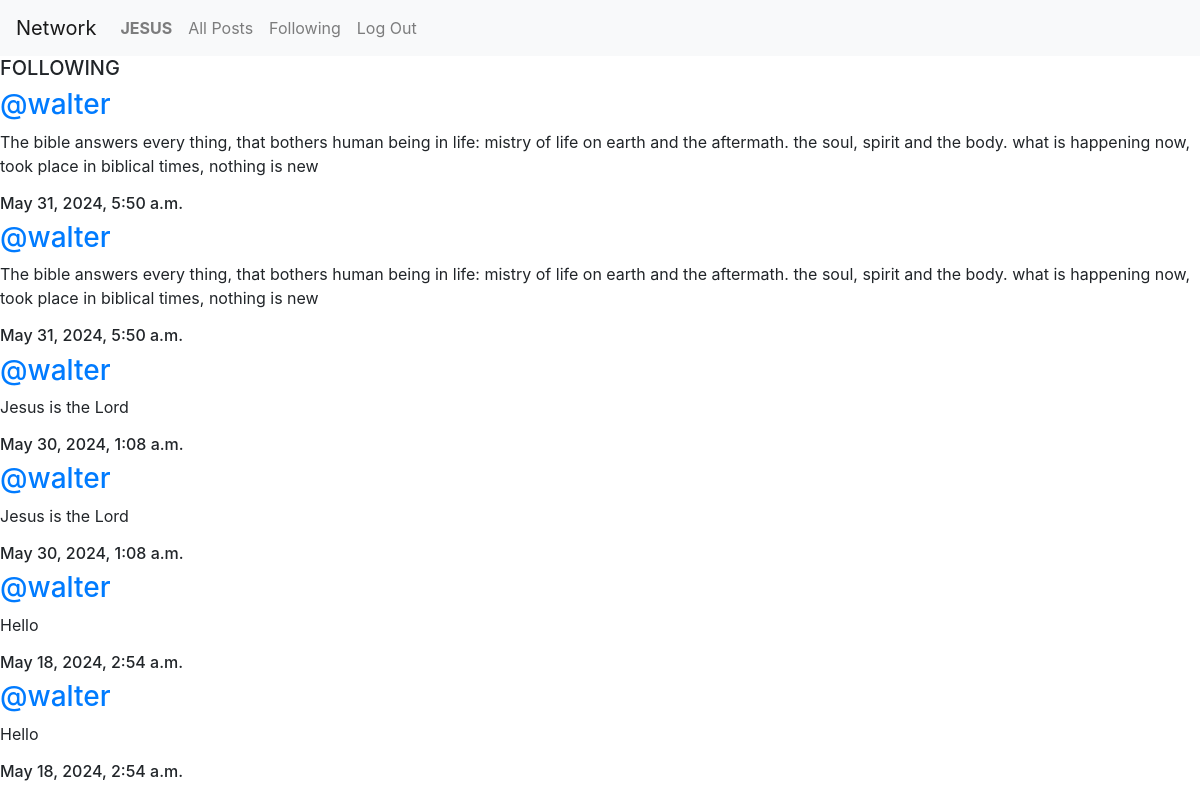
The page /following (signed in) on the database its author committed.
### network/models.py (models this page shows, shortened)
class User(AbstractUser):
    pass

class Post(models.Model):
    user = models.ForeignKey(User, on_delete=models.CASCADE, related_name= "sender")
    information = models.CharField(max_length= 165)
    date = models.DateTimeField(auto_now_add= True)

### network/views.py (the view)
# urls.py: path("following", views.following, name="following"),
def following(request):
    presentUser= User.objects.get(pk=request.user.id)
    followers= Follow.objects.filter(user=presentUser)
    all_posts= Post.objects.all().order_by('id').reverse()
    posts_of_presentUser=[]
    for post in all_posts:
        for individual in followers:
            if individual.user_follower== post.user:
                posts_of_presentUser.append(post)
    paginator = Paginator(posts_of_presentUser, 10)
    page_number = request.GET.get('page')
    page_posts= paginator.get_page(page_number)
    return render(request, "network/following.html", {
                 "page_posts":page_posts,
    })

### network/templates/network/following.html (shortened to what this page needs)
{% extends "network/layout.html" %}
{% block body %}
<h5>FOLLOWING</H5>
    <div class="page_posts">
        {% for post in page_posts %}
            <div>
                <h3 class="name"><a href="{% url 'profile' user_id=post.user.id %}"> @{{post.user}}</a></h3>
                    <p class="information"> {{post.information}}</p>
                        <h6>{{post.date}}</h6>
            </div>
    </div>
        {% endfor %}
{% endblock %}

### network/templates/network/layout.html (shortened to what this page needs)
{% load static %}
<!DOCTYPE html>
<html lang="en">
    <head>
        <link rel="stylesheet" href="https://stackpath.bootstrapcdn.com/bootstrap/4.4.1/css/bootstrap.min.css">
        <link href="{% static 'network/style.css' %}" rel="stylesheet">
        <link rel="stylesheet" href="https://cdnjs.cloudflare.com/ajax/libs/font-awesome/4.7.0/css/font-awesome.min.css">
    </head>
    <body>
        <nav class="navbar navbar-expand-lg navbar-light bg-light">
            <a class="navbar-brand" href="{% url 'index' %}">Network</a>
            <div>
              <ul class="navbar-nav mr-auto">
                {% if user.is_authenticated %}
                    <li class="nav-item">
                        <a class="nav-link" href="{% url 'profile' user_id=user.id %}"><strong>{{ user.username }}</strong></a>
                    </li>
                {% endif %}
                    <li class="nav-item">
                        <a class="nav-link" href="{% url 'index' %}">All Posts</a>
                    </li>
                {% if user.is_authenticated %}
                    <li class="nav-item">
                        <a class="nav-link" href="{% url 'following' %}">Following</a>
                    </li>
                    <li class="nav-item">
                        <a class="nav-link" href="{% url 'logout' %}">Log Out</a>
                    </li>
                {% endif %}
              </ul>
            </div>
          </nav>
        <div class="body">
            {% block body %}
            {% endblock %}
    </body>
</html>

### rows shown on the page
User: username "JESUS"
Post: user "walter", information "The bible answers every thing, that bothers human being in life: mistry of life on earth and the aftermath. the soul, spirit and the body. what is happening now, took place in biblical times, nothing is new", date "May 31, 2024, 5:50 a.m."
Post: user "walter", information "Jesus is the Lord", date "May 30, 2024, 1:08 a.m."
Post: user "walter", information "Hello", date "May 18, 2024, 2:54 a.m."
